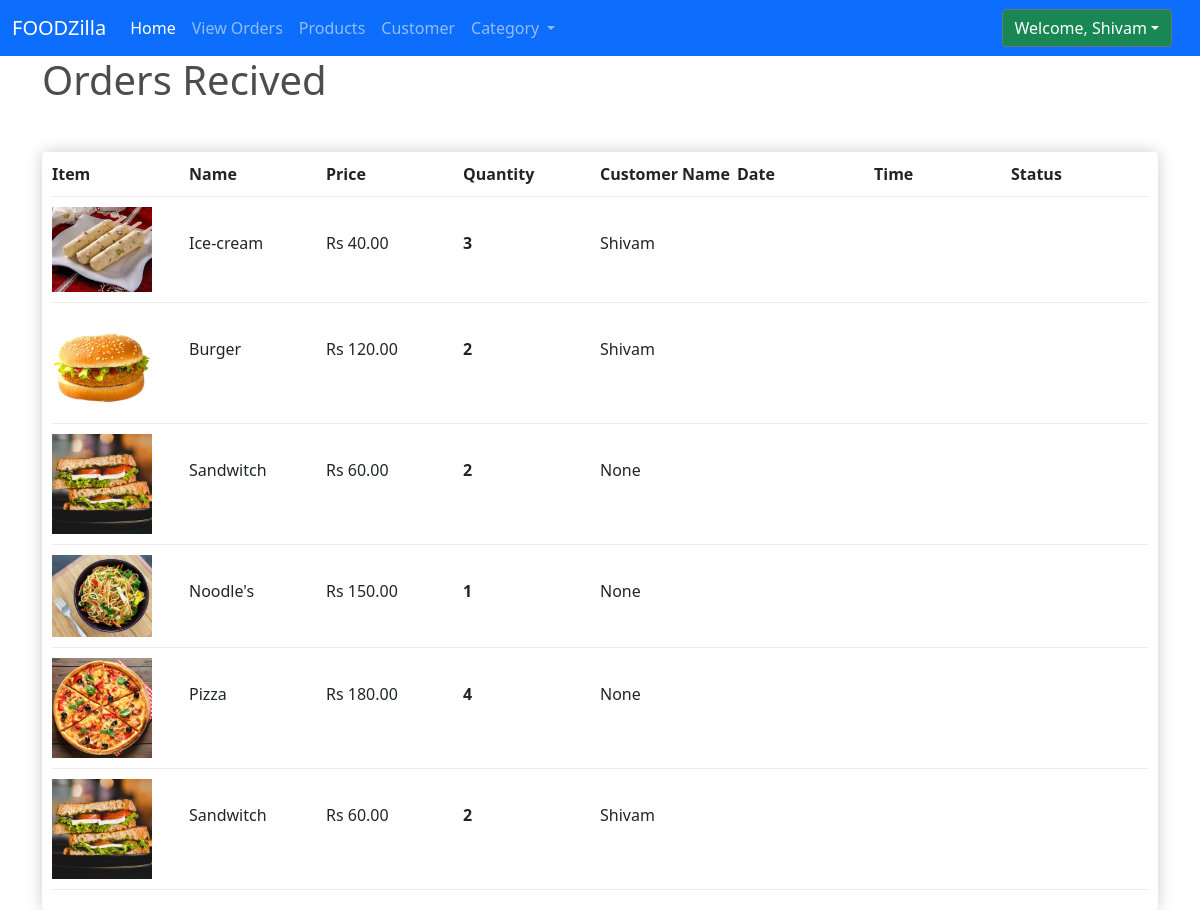
Page /adminPanel/ (signed in) on the committed database.
### App/models.py (models this page shows, shortened)
class OrderItem(models.Model):
    product= models.ForeignKey(Product,on_delete=models.SET_NULL,blank=True,null=True)
    order= models.ForeignKey(Order,on_delete=models.SET_NULL,blank=True,null=True)
    quantity = models.IntegerField(default=0,null=True,blank=True)
    date_added = models.DateTimeField(auto_now_add=True)

class Product(models.Model):
    name= models.CharField(max_length=100,null=True)
    price = models.FloatField()
    image=models.ImageField(null=True,blank=True)
    @property
    def imageURL(self):
        try:
            url=self.image.url
        except:
            url=''
        return url

class Order(models.Model):
    customer=models.ForeignKey(Customer,on_delete=models.SET_NULL,blank=True,null=True)
    ordered_date = models.DateTimeField(auto_now_add=True)
    complete = models.BooleanField(default=True,blank=True,null=True)
    transaction_id = models.CharField(max_length=200,null=True)

class Customer(models.Model):
    user = models.OneToOneField(User,on_delete=models.SET_NULL,null=True,blank=True)
    name= models.CharField(max_length=100,null=True)
    email = models.CharField(max_length=100,null=True)

### App/views.py (the view)
# urls.py: url(r'^adminPanel/',views.adminPanel,name="adminPanel"),
def adminPanel(request):
    items = OrderItem.objects.all()
    context = {'items':items}
    return render(request,'html/admin.html',context)

### App/templates/html/admin.html (shortened to what this page needs)
{% extends 'html/base2.html' %}
{% block 'body' %}
    <h1>Orders Recived</h1>
    <div class="box-element mt-5">
        <div class="cart-row">
            <div style="flex:1"><strong>Item</strong></div>
            <div style="flex:1"><strong>Name</strong></div>
            <div style="flex:1"><strong>Price</strong></div>
            <div style="flex:1"><strong>Quantity</strong></div>
            <div style="flex:1"><strong>Customer Name</strong></div>
            <div style="flex:1"><strong>Date</strong></div>
            <div style="flex:1"><strong>Time</strong></div>
            <div style="flex:1"><strong>Status</strong></div>
        </div>
        {% for item in items %}
        <div class="cart-row mt-2">
            <div style="flex:1"><img class="row-image" src="{{item.product.imageURL}}"></div>
            <div style="flex:1"><p class="pt-4">{{item.product.name}}</p></div>
            <div style="flex:1"><p class="pt-4">Rs {{item.product.price|floatformat:2}}</p></div>
            <div style="flex:1"><p class="quantity pt-4">{{item.quantity}}</p></div>
            <div style="flex:1"><p class="pt-4">{{item.order.customer.name}}</p></div>
            <div style="flex:1"><p class="pt-4">{{pay.recieve_date}}</p></div>
            <div style="flex:1"><p class="pt-4">{{pay.recieve_time}}</p></div>
            <div style="flex:1"><p class="pt-4">{{pay.pay_status}}</p></div>
            </div>
        {% endfor %}
    </div>
{% endblock  %}

### App/templates/html/base2.html (shortened to what this page needs)
<!DOCTYPE html>
{% load static %}
<html lang="en">
<head>
    <link rel="stylesheet" href="{% static 'css/store.css' %}">
    <link href="https://cdn.jsdelivr.net/npm/bootstrap@5.0.0-beta1/dist/css/bootstrap.min.css" rel="stylesheet">
</head>
<body>
    <nav class="navbar navbar-expand-lg navbar-dark bg-primary">
        <div class="container-fluid">
            <a class="navbar-brand" href="#">FOODZilla</a>
            <div class="collapse navbar-collapse" id="navbarSupportedContent">
            <ul class="navbar-nav me-auto mb-2 mb-lg-0">
                <li class="nav-item">
                <a class="nav-link active" aria-current="page" href="{% url 'App:adminPanel' %}">Home</a>
                </li>
                <li class="nav-item">
                <a class="nav-link" href="{% url 'App:order' %}">View Orders</a>
                </li>
                <li class="nav-item">
                <a class="nav-link" href="{% url 'App:product' %}">Products</a>
                </li>
                <li class="nav-item">
                <a class="nav-link" href="#">Customer</a>
                </li>
                <li class="nav-item dropdown">
                <a class="nav-link dropdown-toggle" href="#" id="navbarDropdown" role="button" data-bs-toggle="dropdown" aria-expanded="false">
                    Category
                </a>
                </li>
            </ul>
            {% if user.is_authenticated %}
                <div class="dropdown mx-3">
                <button class="btn btn-secondary bg-success dropdown-toggle" type="button" id="dropdownMenuButton" data-bs-toggle="dropdown" aria-expanded="false">
                Welcome, {{user}}</button>
                </div>
            {% endif %}
            </div>
        </div>
    </nav>
    <div class="container">
        {% block 'body' %}
        {% endblock %}
    </div>
</body>
</html>

### App/static/css/store.css (style rules this page uses)
body { color: red; }
h1,h2,h3,h4,h5,h6 { color:hsl(0, 0%, 30%); }
.box-element { box-shadow:hsl(0, 0%, 80%) 0 0 16px; background-color: #fff; border-radius: 4px; padding: 10px; }
.btn { border-radius: 0; }
.row-image { width: 100px; }
.cart-row { display: flex; align-items: flex-stretch; padding-bottom: 10px; margin-bottom: 10px; border-bottom: 1px solid #ececec; }
.quantity { display: inline-block; font-weight: 700; padding-right:10px; }

### rows in the picture
OrderItem: product.imageURL (picture), product.name "Ice-cream", product.price "40.00", quantity "3", order.customer.name "Shivam"
OrderItem: product.imageURL (picture), product.name "Burger", product.price "120.00", quantity "2", order.customer.name "Shivam"
OrderItem: product.imageURL (picture), product.name "Sandwitch", product.price "60.00", quantity "2", order.customer.name "None"
OrderItem: product.imageURL (picture), product.name "Noodle's", product.price "150.00", quantity "1", order.customer.name "None"
OrderItem: product.imageURL (picture), product.name "Pizza", product.price "180.00", quantity "4", order.customer.name "None"
OrderItem: product.imageURL (picture), product.name "Sandwitch", product.price "60.00", quantity "2", order.customer.name "Shivam"

### other values in the picture
{{ user }} "Shivam"
